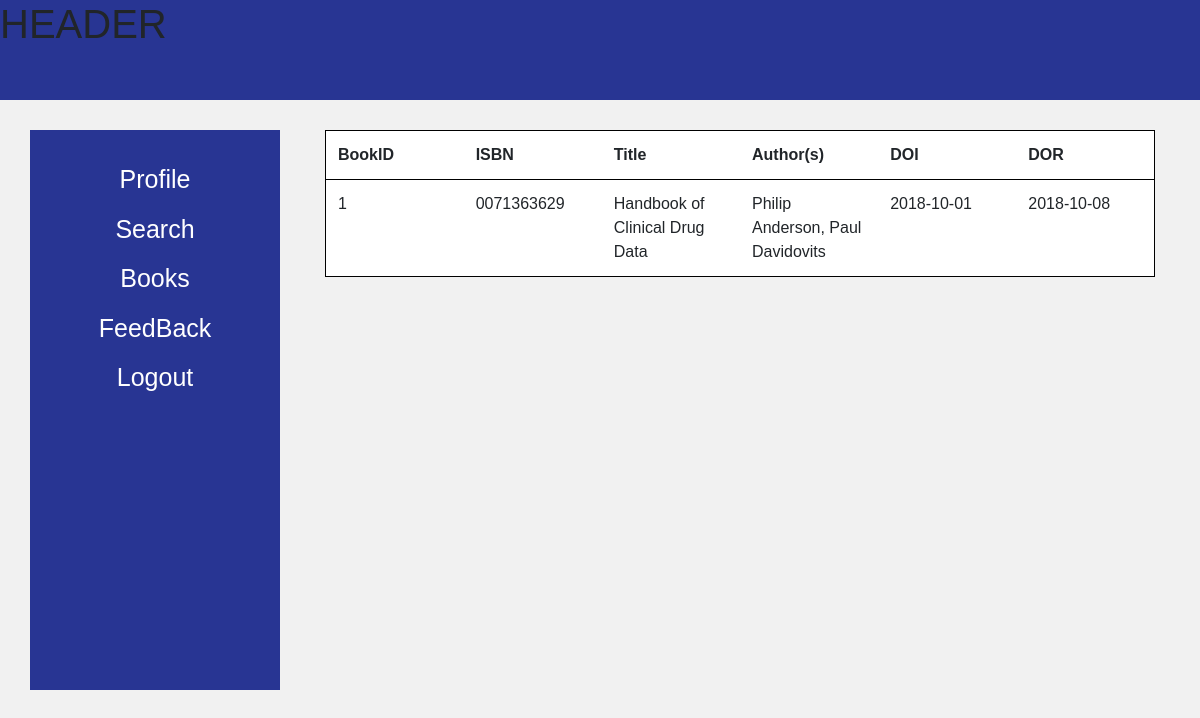
The app's page /books.php (signed in), older data.
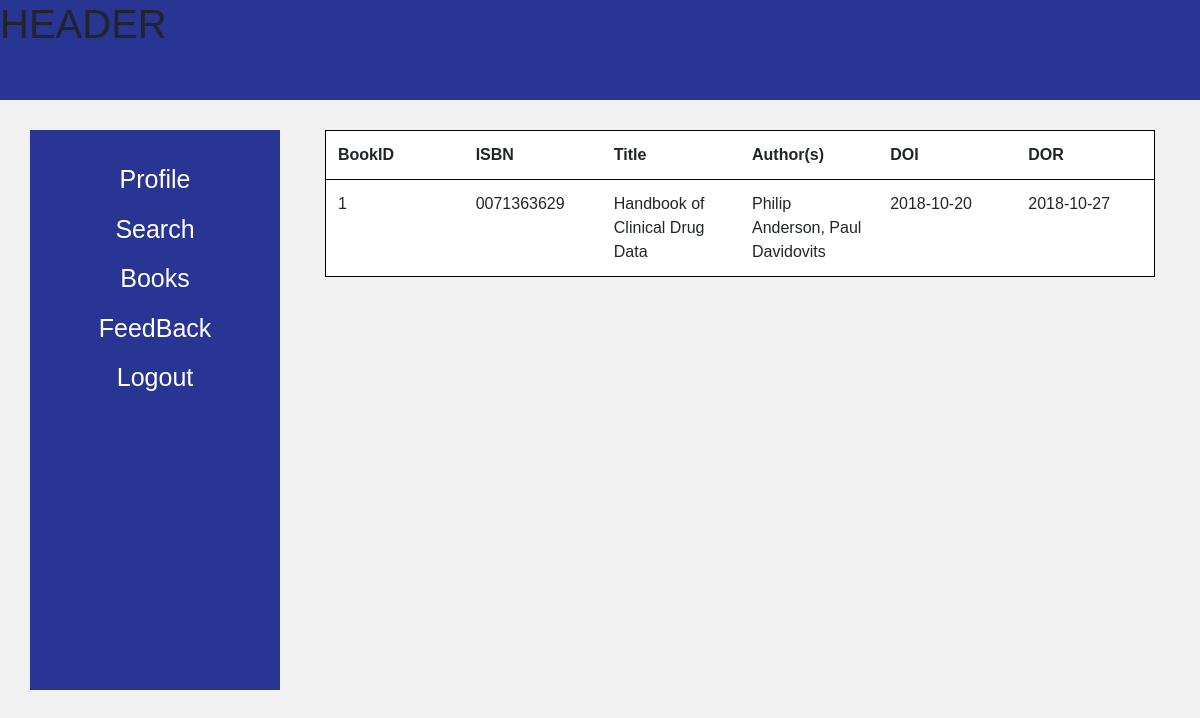
The same page, newer data.
### tables this page shows
CREATE TABLE `books` (
  `BookID` int(11) NOT NULL,
  `ISBN` varchar(30) DEFAULT NULL,
  `Title` varchar(100) DEFAULT NULL,
  `Edition` int(11) DEFAULT NULL,
  `UserId` int(11) DEFAULT NULL,
  `DOI` date DEFAULT NULL,
  `DOR` date DEFAULT NULL,
  `reissue_count` int(11) DEFAULT NULL,
  `EmployeeID` int(11) DEFAULT NULL,
  PRIMARY KEY (`BookID`)
);

### books.php (the view, shortened to what this page needs)
<!DOCTYPE html>
<html lang="en">
    <head>
        <link rel="stylesheet" href="https://stackpath.bootstrapcdn.com/bootstrap/4.1.3/css/bootstrap.min.css">
        <link rel="stylesheet" type="text/css" href="style.php">
    </head>
    <body class="bg">
        <div class="header">
            <?php
                require_once 'common/header.php' ; ?>
        </div>
        <div class="nav-bar">
            <?php
                require_once 'common/nav-bar.php' ?>
        </div>
        <div class="container-fluid">
            <div class="table-content">
                <table class="table table-borderless">
                    <thead>
                        <tr>
                            <th scope="col">BookID</th>
                            <th scope="col">ISBN</th>
                            <th scope="col">Title</th>
                            <th scope="col">Author(s)</th>
                            <th scope="col">DOI</th>
                            <th scope="col">DOR</th>
                        </tr>
                    </thead>
                <?php
                $mysqli = new mysqli(DB_HOST, DB_USER, DB_PASS, DB_NAME);
                $userid = $_SESSION['user'];
                $sql = "SELECT b.BookID, b.ISBN, b.Title, b.DOI, b.DOR, group_concat(a.authorname separator ', ') as 'authors' FROM Books b JOIN B_Author a ON b.BookID = a.BookID WHERE b.UserID = '$userid';";
                $result = $mysqli->query($sql);
                for($i = 0; $i < $result->num_rows; $i++){
                    $result->data_seek($i);
                    $row = $result->fetch_assoc();
                ?>
                    <tbody>
                        <tr>
                            <td scope="row"> <?= $row['BookID'] ?> </td>
                            <td scope="row"> <?= $row['ISBN'] ?> </td>
                            <td scope="row"> <?= $row['Title'] ?> </td>
                            <td scope="row"> <?= $row['authors'] ?> </td>
                            <td scope="row"> <?= $row['DOI'] ?> </td>
                            <td scope="row"> <?= $row['DOR'] ?></td>
                        </tr>
                    </tbody>
                <?php
                }
                ?>
            </table>
        </div>
        </div>
    </body>
</html>

### common/header.php (shortened to what this page needs)
<h1>HEADER</h1>

### common/nav-bar.php (shortened to what this page needs)
<link rel="stylesheet" type="text/css" href="https://stackpath.bootstrapcdn.com/bootstrap/4.1.3/css/bootstrap.min.css">
<div class="container">
  <div class="row">
<nav>
    <?php
    $dict =
        array(
            "add_books.php" => "",
            "books.php" => "",
            "delete_books.php" => "",
            "index.php" => "",
            "issue_books.php" => "",
            "login.php" => "",
            "login_validation.php" => "",
            "logout.php" => "",
            "reissue_return_books.php" => "",
            "search_for_books.php" => "",
            "survey_result.php" => "",
            "survey.php" => ""
            );
    $page_name = basename($_SERVER['PHP_SELF']);
    $dict[$page_name] = " class='selected-a' ";
    ?>
  <ul>
  <li><a href="index.php"
        <?= $dict['index.php'] ?>           >Profile</a></li>
  <li><a href="search_for_books.php"
        <?= $dict['search_for_books.php']?> >Search</a></li>
  <?php
  if(isset($_SESSION['user'])){
    ?>
    <li><a href="books.php">Books</a></li>
    <li><a href="survey.php"       <?= $dict['survey.php'] ?>>
        FeedBack</a></li>
    <?php
  }
  ?>
  <li><a href="logout.php">Logout</a></li>
</ul>
</nav>
</div>
</div>

Row changes from the older to the newer data that the page shows:
changed books "Handbook of Clinical Drug Data": DOI "2018-10-01" → "2018-10-20"; DOR "2018-10-08" → "2018-10-27"
